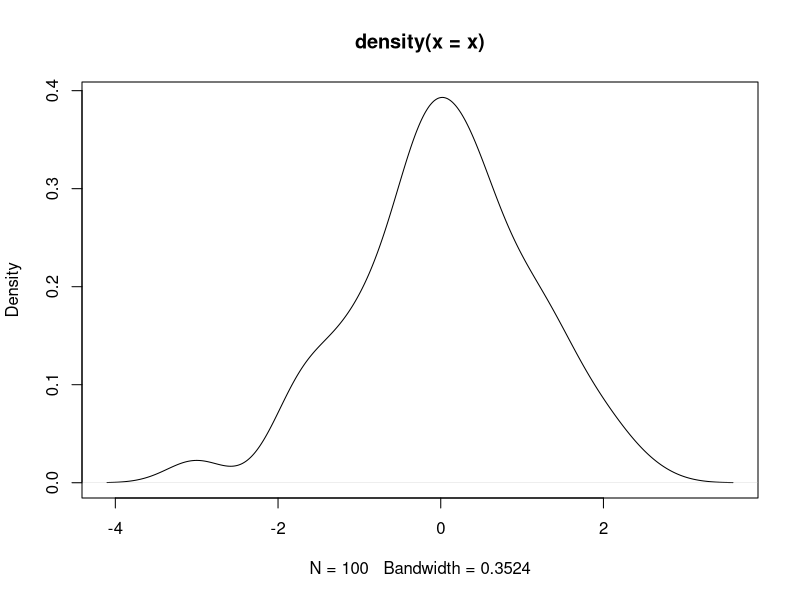

R code for this plot:
## ---- chunk 1
x = rnorm(100)
plot(density(x))
